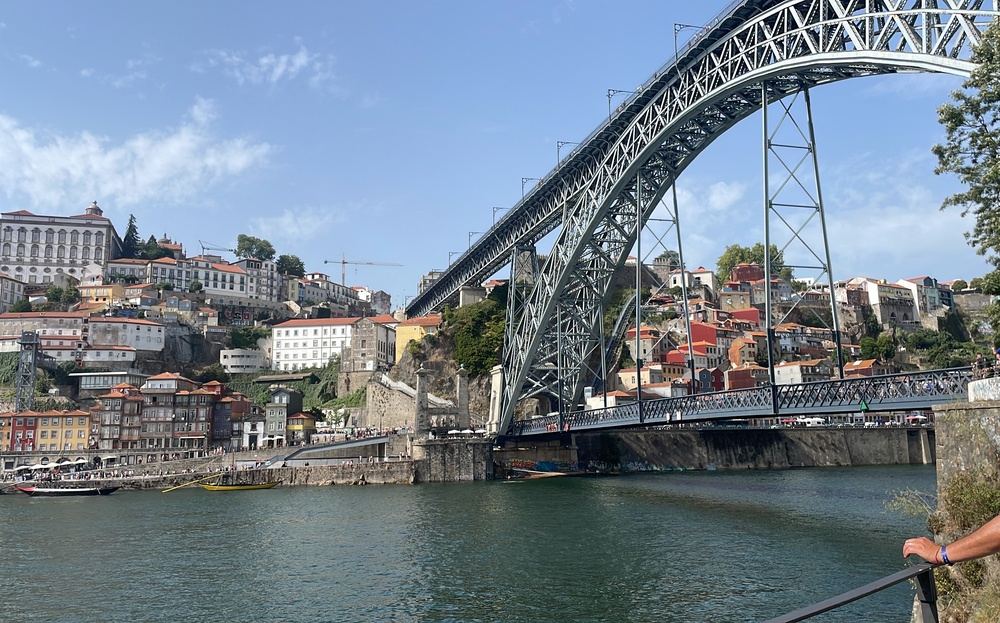
#> input picture ejercicioscapitulo4/imagenbordes.jpg, 1000 x 623 px, shrunk from 3468 x 2159 before the run
$ python filtro_prewitt.py
#> lines starting #> are read from the running program, lines starting #| are printed output that depends on the picture
#filtro_prewitt.py
import cv2
import matplotlib.pyplot as plt
import numpy as np

img = cv2.imread('imagenbordes.jpg', 0)
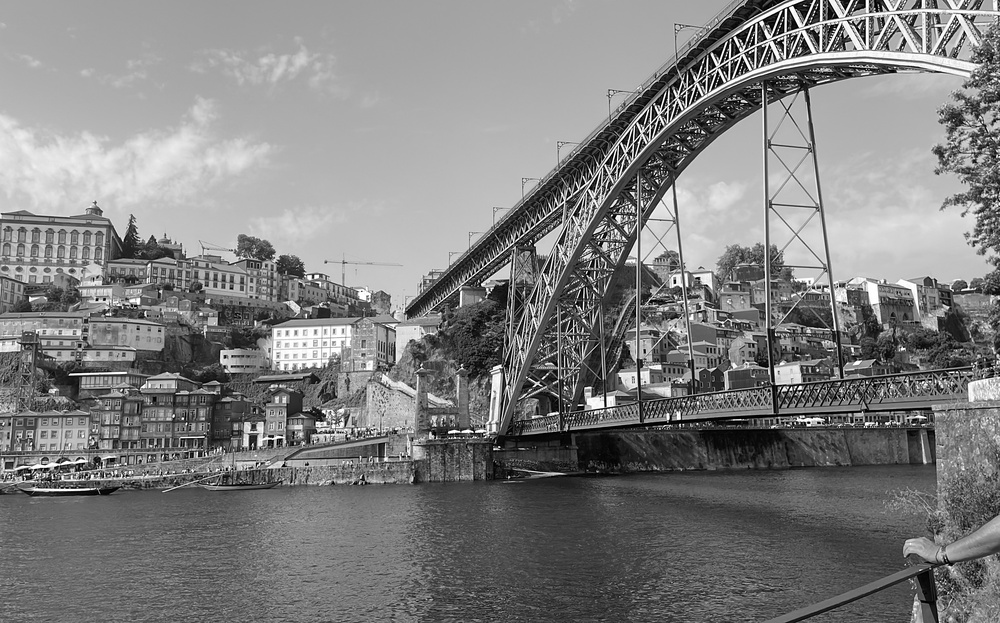
#> img: shape (623, 1000); min 0, max 255, mean 127.5

kernelx = np.array([[1, 1, 1], [0, 0, 0], [-1, -1, -1]])
kernely = np.array([[-1, 0, 1], [-1, 0, 1], [-1, 0, 1]])

prewitt_x = cv2.filter2D(img, -1, kernelx)
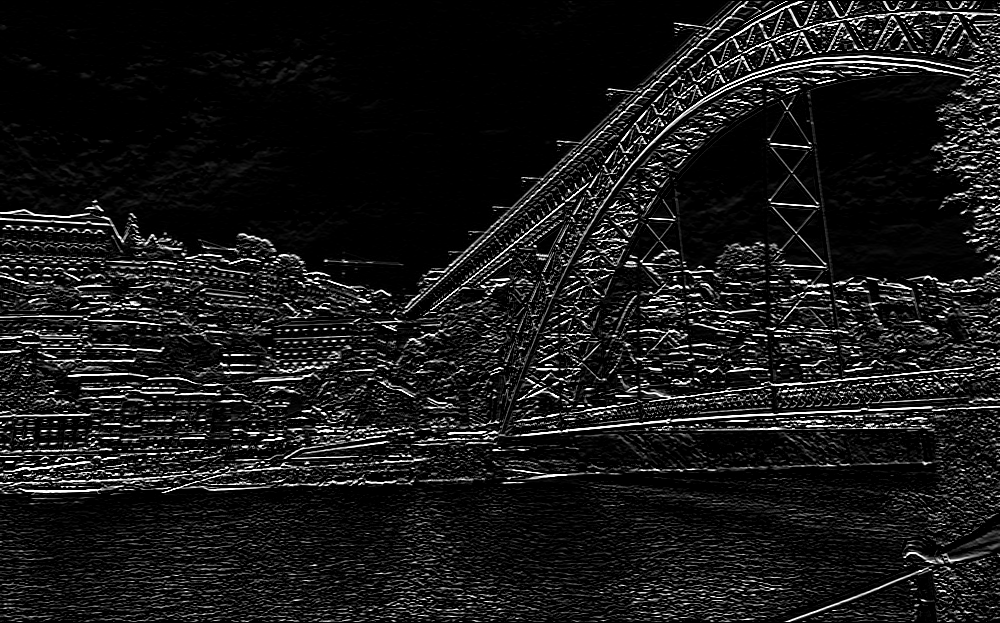
#> prewitt_x: shape (623, 1000); min 0, max 255, mean 24.8
prewitt_y = cv2.filter2D(img, -1, kernely)
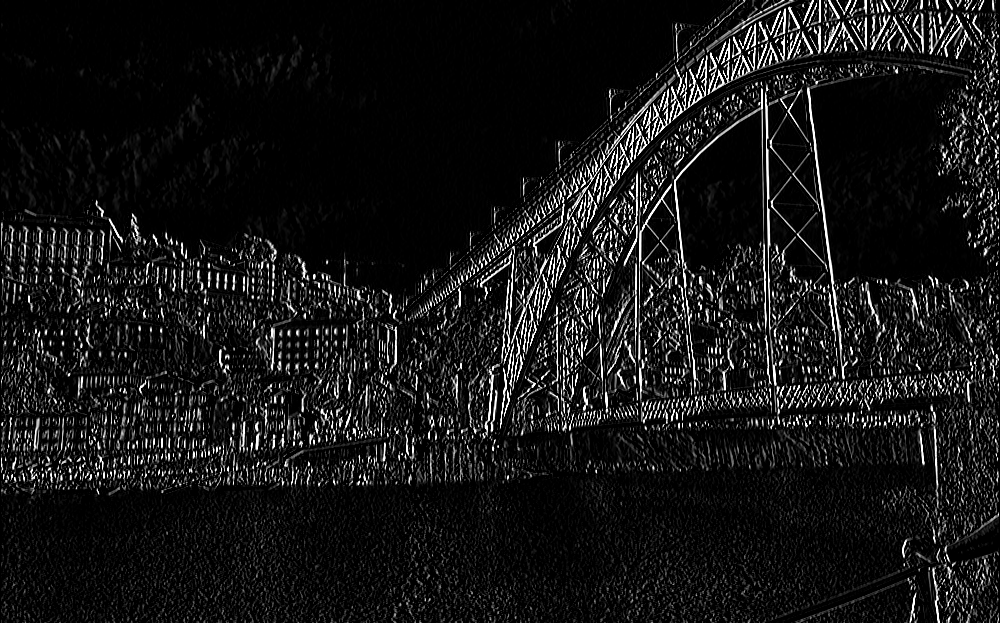
#> prewitt_y: shape (623, 1000); min 0, max 255, mean 22.2

res = cv2.addWeighted(prewitt_x, 0.5, prewitt_y, 0.5, 0)
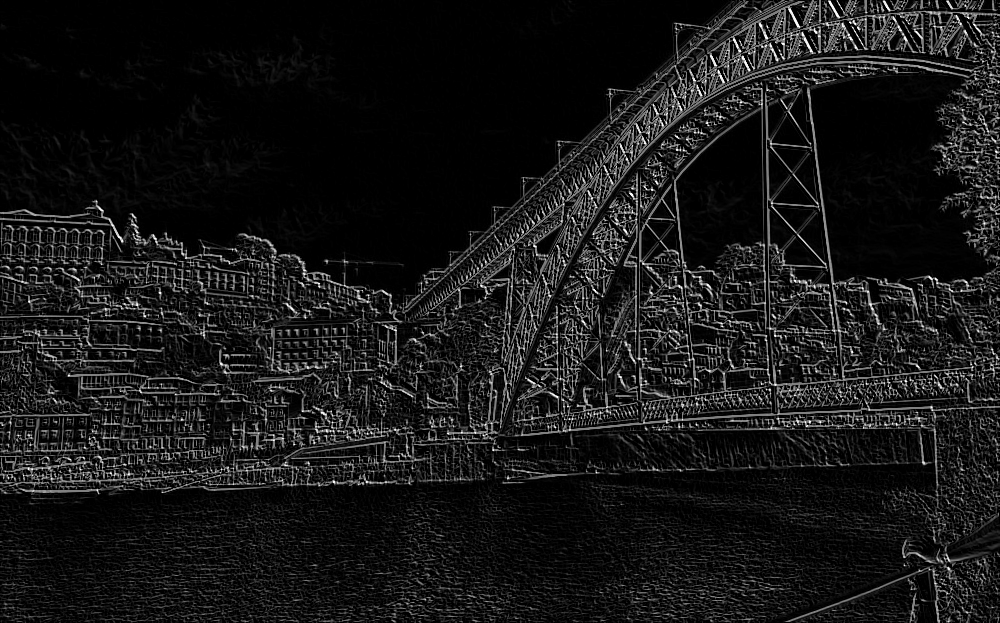
#> res: shape (623, 1000); min 0, max 255, mean 23.5

fig, (ax1, ax2) = plt.subplots(1, 2, figsize=(14, 7))

ax1.imshow(img, cmap='gray')
ax1.set_title('Original (Gris)')
ax1.axis('off')

ax2.imshow(res, cmap='gray')
ax2.set_title('Filtro Prewitt (Bordes)')
ax2.axis('off')

plt.tight_layout()
plt.show()

$ run again, with ejercicioscapitulo4/imagen.jpg copied over ejercicioscapitulo4/imagenbordes.jpg
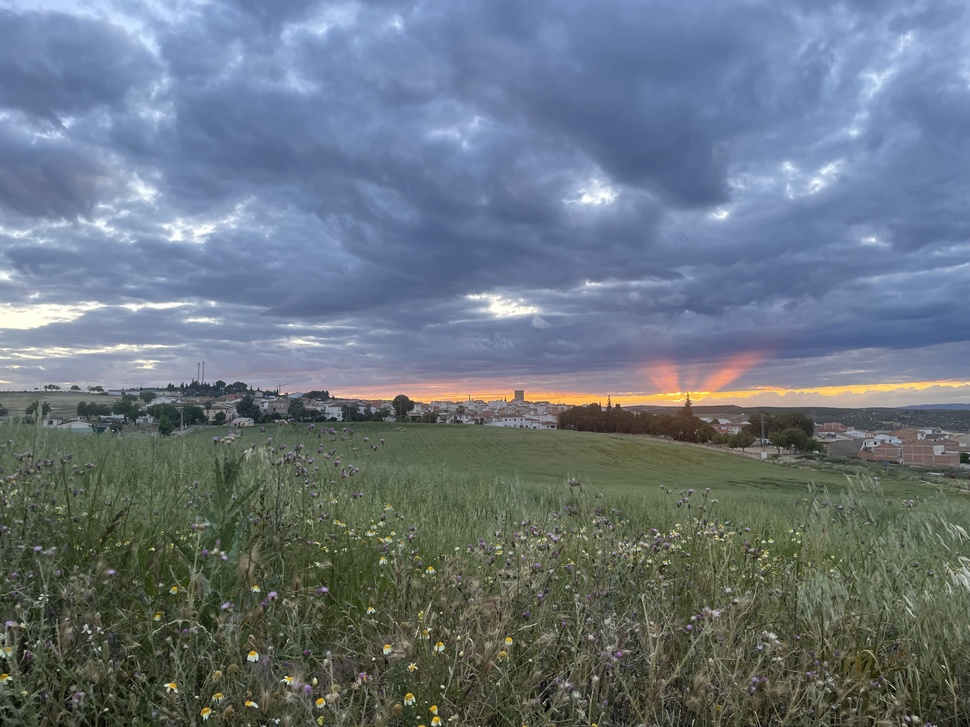
#> input picture ejercicioscapitulo4/imagen.jpg, 970 x 727 px, shrunk from 4032 x 3024 before the run
#> `img = cv2.imread('imagenbordes.jpg', 0)`:
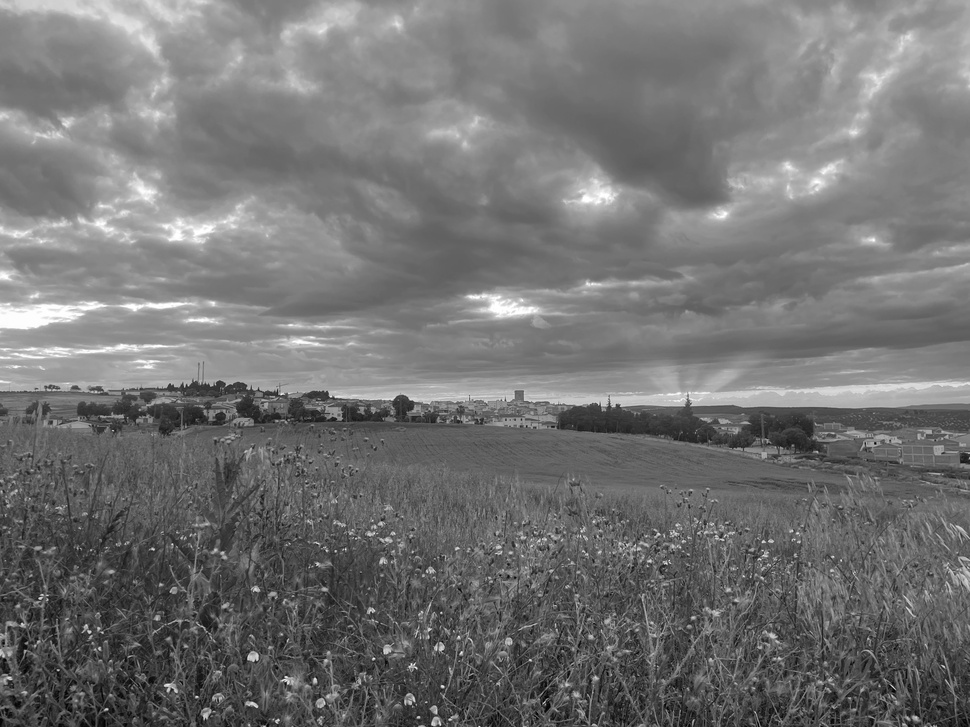
#> img: shape (727, 970); min 0, max 255, mean 114.9
#> `res = cv2.addWeighted(prewitt_x, 0.5, prewitt_y, 0.5, 0)`:
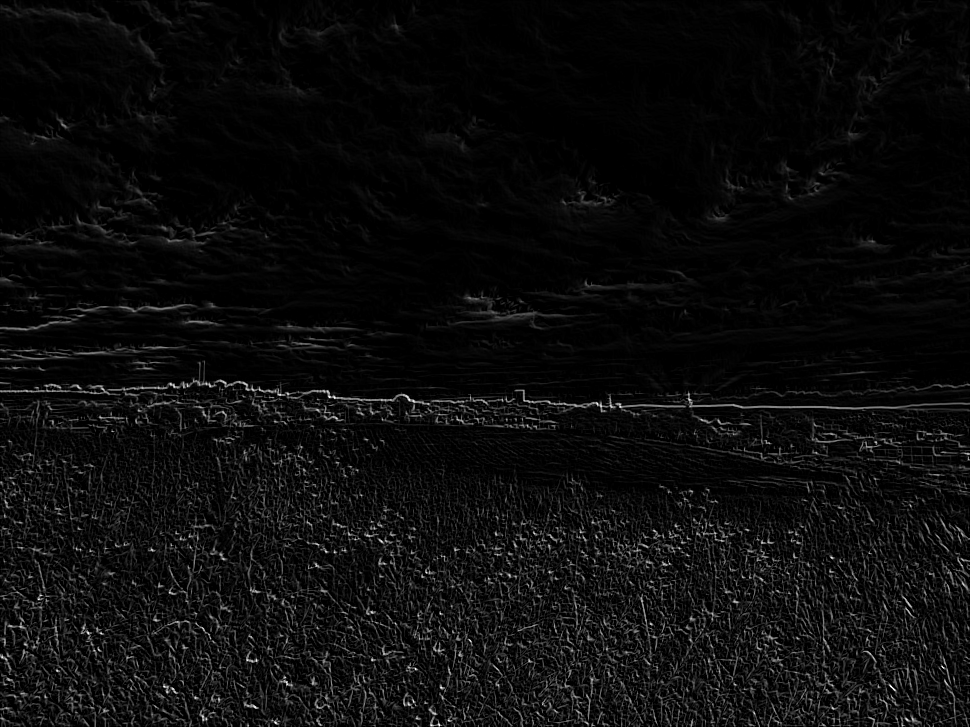
#> res: shape (727, 970); min 0, max 255, mean 12.1
